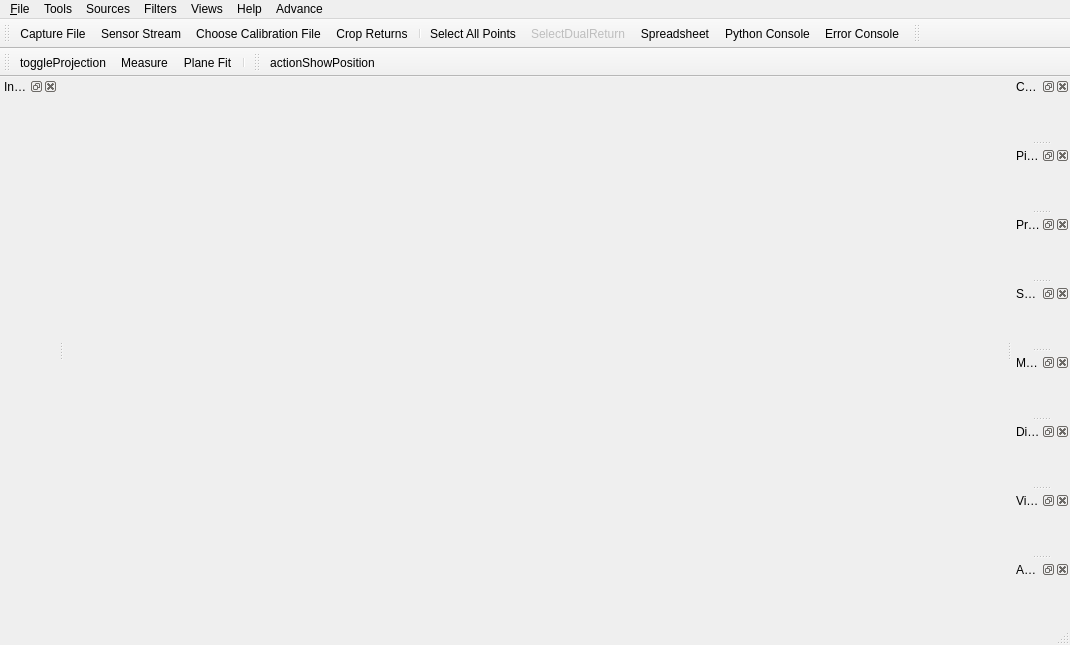
<?xml version="1.0" encoding="UTF-8"?>
<ui version="4.0">
 <class>vvMainWindow</class>
 <widget class="QMainWindow" name="vvMainWindow">
  <property name="geometry">
   <rect>
    <x>0</x>
    <y>0</y>
    <width>1070</width>
    <height>645</height>
   </rect>
  </property>
  <property name="acceptDrops">
   <bool>true</bool>
  </property>
  <property name="windowTitle">
   <string>MainWindow</string>
  </property>
  <property name="windowIcon">
   <iconset resource="vvResources.qrc">
    <normaloff>:/vvResources/Icons/logo.png</normaloff>:/vvResources/Icons/logo.png</iconset>
  </property>
  <widget class="QWidget" name="centralwidget">
   <property name="acceptDrops">
    <bool>true</bool>
   </property>
  </widget>
  <widget class="QMenuBar" name="menubar">
   <property name="geometry">
    <rect>
     <x>0</x>
     <y>0</y>
     <width>1070</width>
     <height>25</height>
    </rect>
   </property>
   <widget class="QMenu" name="menu_File">
    <property name="title">
     <string>&amp;File</string>
    </property>
    <widget class="QMenu" name="menuRecent_Files">
     <property name="title">
      <string>&amp;Recent Files</string>
     </property>
     <addaction name="separator"/>
     <addaction name="actionClear_Menu"/>
    </widget>
    <widget class="QMenu" name="menuSaveAs">
     <property name="title">
      <string>Save &amp;As</string>
     </property>
     <addaction name="actionSavePCAP"/>
     <addaction name="actionSaveCSV"/>
     <addaction name="actionSavePositionCSV"/>
    </widget>
    <widget class="QMenu" name="menu_Open">
     <property name="title">
      <string>&amp;Open</string>
     </property>
     <addaction name="actionOpenPcap"/>
     <addaction name="actionOpen_Sensor_Stream"/>
     <addaction name="separator"/>
     <addaction name="actionChoose_Calibration_File"/>
    </widget>
    <addaction name="menu_Open"/>
    <addaction name="menuRecent_Files"/>
    <addaction name="separator"/>
    <addaction name="menuSaveAs"/>
    <addaction name="actionExport_To_KiwiViewer"/>
    <addaction name="actionSaveScreenshot"/>
    <addaction name="separator"/>
    <addaction name="actionClose"/>
    <addaction name="separator"/>
    <addaction name="actionE_xit"/>
   </widget>
   <widget class="QMenu" name="menuTools">
    <property name="title">
     <string>Tools</string>
    </property>
    <widget class="QMenu" name="menuDebugging">
     <property name="title">
      <string>Debugging</string>
     </property>
     <addaction name="actionNative_File_Dialogs"/>
    </widget>
    <widget class="QMenu" name="menuDualReturnMode">
     <property name="title">
      <string>&amp;Dual Return Mode</string>
     </property>
     <addaction name="actionDualReturnModeDual"/>
     <addaction name="actionDualReturnDistanceNear"/>
     <addaction name="actionDualReturnDistanceFar"/>
     <addaction name="actionDualReturnIntensityHigh"/>
     <addaction name="actionDualReturnIntensityLow"/>
    </widget>
    <widget class="QMenu" name="menuProcessing_Options">
     <property name="title">
      <string>Processing Options</string>
     </property>
     <addaction name="actionCorrectIntensityValues"/>
     <addaction name="actionFastRenderer"/>
     <addaction name="actionIgnoreZeroDistances"/>
     <addaction name="actionIntraFiringAdjust"/>
     <addaction name="actionIgnoreEmptyFrames"/>
    </widget>
    <addaction name="actionSpreadsheet"/>
    <addaction name="actionMeasurement_Grid"/>
    <addaction name="actionShowRPM"/>
    <addaction name="actionGrid_Properties"/>
    <addaction name="separator"/>
    <addaction name="actionChoose_Calibration_File"/>
    <addaction name="actionLaserSelection"/>
    <addaction name="actionCropReturns"/>
    <addaction name="menuDualReturnMode"/>
    <addaction name="actionSelectDualReturn"/>
    <addaction name="separator"/>
    <addaction name="menuProcessing_Options"/>
    <addaction name="separator"/>
    <addaction name="separator"/>
    <addaction name="actionPython_Console"/>
    <addaction name="actionShowErrorDialog"/>
    <addaction name="separator"/>
    <addaction name="menuDebugging"/>
    <addaction name="separator"/>
   </widget>
   <widget class="QMenu" name="menuHelp">
    <property name="title">
     <string>Help</string>
    </property>
    <action name="actionResetDefaultSettings">
     <property name="text">
      <string>Reset LidarView settings</string>
     </property>
     <property name="iconText">
      <string>This will reset all LidarView settings by default</string>
     </property>
    </action>
    <addaction name="actionAbout_LidarView"/>
    <addaction name="separator"/>
    <addaction name="actionLidarViewUserGuide"/>
    <addaction name="actionLidarViewDeveloperGuide"/>
    <addaction name="actionResetDefaultSettings"/>
    <addaction name="actionAdvanceFeature"/>
   </widget>
   <widget class="QMenu" name="menuViews">
    <property name="title">
     <string>Views</string>
    </property>
   </widget>
   <widget class="QMenu" name="menuFilters">
    <property name="title">
     <string>Filters</string>
    </property>
   </widget>
   <widget class="QMenu" name="menuSources">
    <property name="title">
     <string>Sources</string>
    </property>
   </widget>
   <widget class="QMenu" name="menuAdvance">
    <property name="title">
     <string>Advance</string>
    </property>
   </widget>
   <addaction name="menu_File"/>
   <addaction name="menuTools"/>
   <addaction name="menuSources"/>
   <addaction name="menuFilters"/>
   <addaction name="menuViews"/>
   <addaction name="menuHelp"/>
   <addaction name="menuAdvance"/>
  </widget>
  <widget class="pqStatusBar" name="statusbar"/>
  <widget class="QToolBar" name="toolBar">
   <property name="windowTitle">
    <string>Basic Controls</string>
   </property>
   <attribute name="toolBarArea">
    <enum>TopToolBarArea</enum>
   </attribute>
   <attribute name="toolBarBreak">
    <bool>false</bool>
   </attribute>
   <addaction name="actionOpenPcap"/>
   <addaction name="actionOpen_Sensor_Stream"/>
   <addaction name="actionChoose_Calibration_File"/>
   <addaction name="actionCropReturns"/>
   <addaction name="separator"/>
   <addaction name="actionSelect_All_Points"/>
   <addaction name="actionSelectDualReturn2"/>
   <addaction name="actionSpreadsheet"/>
   <addaction name="actionPython_Console"/>
   <addaction name="actionShowErrorDialog"/>
  </widget>
  <widget class="vvColorToolbar" name="colorToolBar">
   <property name="windowTitle">
    <string>Color Controls</string>
   </property>
   <attribute name="toolBarArea">
    <enum>TopToolBarArea</enum>
   </attribute>
   <attribute name="toolBarBreak">
    <bool>false</bool>
   </attribute>
  </widget>
  <widget class="QToolBar" name="viewSettings">
   <property name="windowTitle">
    <string>View Controls</string>
   </property>
   <attribute name="toolBarArea">
    <enum>TopToolBarArea</enum>
   </attribute>
   <attribute name="toolBarBreak">
    <bool>true</bool>
   </attribute>
   <addaction name="actionToggleProjection"/>
   <addaction name="actionMeasure"/>
   <addaction name="actionPlaneFit"/>
   <addaction name="separator"/>
  </widget>
  <widget class="QToolBar" name="geolocationToolbar">
   <property name="windowTitle">
    <string>Geolocation Controls</string>
   </property>
   <attribute name="toolBarArea">
    <enum>TopToolBarArea</enum>
   </attribute>
   <attribute name="toolBarBreak">
    <bool>false</bool>
   </attribute>
   <addaction name="actionShowPosition"/>
  </widget>
  <widget class="QDockWidget" name="colorMapEditorDock">
   <property name="windowTitle">
    <string>Color Map Editor</string>
   </property>
   <attribute name="dockWidgetArea">
    <number>2</number>
   </attribute>
   <widget class="pqColorMapEditor" name="colorMapEditorPanel"/>
  </widget>
  <widget class="QDockWidget" name="pipelineBrowserDock">
   <property name="features">
    <set>QDockWidget::AllDockWidgetFeatures</set>
   </property>
   <property name="windowTitle">
    <string>Pipeline Browser</string>
   </property>
   <attribute name="dockWidgetArea">
    <number>2</number>
   </attribute>
   <widget class="pqPipelineBrowserWidget" name="pipelineBrowser"/>
  </widget>
  <widget class="QDockWidget" name="propertiesDock">
   <property name="features">
    <set>QDockWidget::AllDockWidgetFeatures</set>
   </property>
   <property name="windowTitle">
    <string>Properties</string>
   </property>
   <attribute name="dockWidgetArea">
    <number>2</number>
   </attribute>
   <widget class="pqPropertiesPanel" name="propertiesPanel"/>
  </widget>
  <widget class="QDockWidget" name="spreadSheetDock">
   <property name="windowTitle">
    <string>SpreadSheet</string>
   </property>
   <attribute name="dockWidgetArea">
    <number>2</number>
   </attribute>
   <widget class="QWidget" name="spreadSheet"/>
  </widget>
  <widget class="QDockWidget" name="memoryInspectorDock">
   <property name="windowTitle">
    <string>Memory Inspector</string>
   </property>
   <attribute name="dockWidgetArea">
    <number>2</number>
   </attribute>
   <widget class="pqMemoryInspectorPanel" name="memoryInspectorPanel"/>
  </widget>
  <widget class="QDockWidget" name="informationDock">
   <property name="windowTitle">
    <string>Information</string>
   </property>
   <attribute name="dockWidgetArea">
    <number>1</number>
   </attribute>
   <widget class="pqProxyInformationWidget" name="proxyInformationWidget"/>
  </widget>
  <widget class="QDockWidget" name="displayPropertiesDock">
   <property name="windowTitle">
    <string>Display</string>
   </property>
   <attribute name="dockWidgetArea">
    <number>2</number>
   </attribute>
   <widget class="pqPropertiesPanel" name="displayPropertiesPanel"/>
  </widget>
  <widget class="QDockWidget" name="viewPropertiesDock">
   <property name="windowTitle">
    <string>View</string>
   </property>
   <attribute name="dockWidgetArea">
    <number>2</number>
   </attribute>
   <widget class="pqPropertiesPanel" name="viewPropertiesPanel"/>
  </widget>
  <widget class="QDockWidget" name="viewAnimationDock">
   <property name="windowTitle">
    <string>Animation</string>
   </property>
   <attribute name="dockWidgetArea">
    <number>2</number>
   </attribute>
   <widget class="pqPVAnimationWidget" name="animationPanel"/>
  </widget>
  <action name="actionE_xit">
   <property name="text">
    <string>E&amp;xit</string>
   </property>
   <property name="statusTip">
    <string>Exit Application</string>
   </property>
   <property name="shortcut">
    <string>Ctrl+Q</string>
   </property>
  </action>
  <action name="actionOpenPcap">
   <property name="icon">
    <iconset resource="LidarPlugin/Ui/images/resources.qrc">
     <normaloff>:/LidarViewPlugin/WiresharkDoc-128.png</normaloff>:/LidarViewPlugin/WiresharkDoc-128.png</iconset>
   </property>
   <property name="text">
    <string>&amp;Capture File...</string>
   </property>
   <property name="toolTip">
    <string>Open a Wireshark-format capture file with data collected from a lidar sensor</string>
   </property>
   <property name="statusTip">
    <string>Open Data File</string>
   </property>
   <property name="shortcut">
    <string>Ctrl+O</string>
   </property>
  </action>
  <action name="actionSelect_Visible_Points">
   <property name="icon">
    <iconset resource="vvResources.qrc">
     <normaloff>:/vvResources/Icons/pqSurfaceSelectionPoint24.png</normaloff>:/vvResources/Icons/pqSurfaceSelectionPoint24.png</iconset>
   </property>
   <property name="text">
    <string>Select Visible Points</string>
   </property>
   <property name="toolTip">
    <string>Select Visible Points (s)</string>
   </property>
  </action>
  <action name="actionSelect_All_Points">
   <property name="checkable">
    <bool>true</bool>
   </property>
   <property name="icon">
    <iconset resource="vvResources.qrc">
     <normaloff>:/vvResources/Icons/pqFrustumSelectionPoint24.png</normaloff>:/vvResources/Icons/pqFrustumSelectionPoint24.png</iconset>
   </property>
   <property name="text">
    <string>Select All Points</string>
   </property>
   <property name="toolTip">
    <string>Select All Points</string>
   </property>
  </action>
  <action name="actionSpreadsheet">
   <property name="checkable">
    <bool>true</bool>
   </property>
   <property name="icon">
    <iconset resource="vvResources.qrc">
     <normaloff>:/vvResources/Icons/pqSpreadsheet16.png</normaloff>:/vvResources/Icons/pqSpreadsheet16.png</iconset>
   </property>
   <property name="text">
    <string>Spreadsheet</string>
   </property>
   <property name="toolTip">
    <string>Spreadsheet</string>
   </property>
   <property name="shortcut">
    <string>Ctrl+T</string>
   </property>
  </action>
  <action name="actionOpen_Sensor_Stream">
   <property name="icon">
    <iconset resource="LidarPlugin/Ui/images/resources.qrc">
     <normaloff>:/LidarViewPlugin/lidar.png</normaloff>:/LidarViewPlugin/lidar.png</iconset>
   </property>
   <property name="text">
    <string>Sensor &amp;Stream...</string>
   </property>
  </action>
  <action name="actionChoose_Calibration_File">
   <property name="icon">
    <iconset resource="LidarPlugin/Ui/images/resources.qrc">
     <normaloff>:/LidarViewPlugin/calibrate.png</normaloff>:/LidarViewPlugin/calibrate.png</iconset>
   </property>
   <property name="text">
    <string>Choose &amp;Calibration File...</string>
   </property>
  </action>
  <action name="actionPause">
   <property name="icon">
    <iconset>
     <normaloff>:/LidarViewPlugin/media-playback-pause.png</normaloff>:/LidarViewPlugin/media-playback-pause.png</iconset>
   </property>
   <property name="text">
    <string>Pause</string>
   </property>
   <property name="shortcut">
    <string>Space</string>
   </property>
  </action>
  <action name="actionPython_Console">
   <property name="icon">
    <iconset resource="vvResources.qrc">
     <normaloff>:/vvResources/Icons/python_logo_124.png</normaloff>:/vvResources/Icons/python_logo_124.png</iconset>
   </property>
   <property name="text">
    <string>Python Console</string>
   </property>
   <property name="shortcut">
    <string>F8</string>
   </property>
  </action>
  <action name="actionClose">
   <property name="text">
    <string>&amp;Close Data</string>
   </property>
   <property name="toolTip">
    <string>Close Data</string>
   </property>
   <property name="shortcut">
    <string>Ctrl+W</string>
   </property>
  </action>
  <action name="actionMeasurement_Grid">
   <property name="checkable">
    <bool>true</bool>
   </property>
   <property name="checked">
    <bool>true</bool>
   </property>
   <property name="text">
    <string>Measurement Grid</string>
   </property>
   <property name="shortcut">
    <string>Ctrl+G</string>
   </property>
  </action>
  <action name="actionSaveScreenshot">
   <property name="text">
    <string>Save &amp;Screenshot...</string>
   </property>
  </action>
  <action name="actionSaveCSV">
   <property name="icon">
    <iconset resource="LidarPlugin/Ui/images/resources.qrc">
     <normaloff>:/LidarViewPlugin/csv.png</normaloff>:/LidarViewPlugin/csv.png</iconset>
   </property>
   <property name="text">
    <string>Save &amp;CSV...</string>
   </property>
  </action>
  <action name="actionExport_To_KiwiViewer">
   <property name="icon">
    <iconset resource="LidarPlugin/Ui/images/resources.qrc">
     <normaloff>:/LidarViewPlugin/kiwi_200.png</normaloff>:/LidarViewPlugin/kiwi_200.png</iconset>
   </property>
   <property name="text">
    <string>Export To &amp;KiwiViewer...</string>
   </property>
   <property name="toolTip">
    <string>Export To KiwiViewer</string>
   </property>
  </action>
  <action name="actionGrid_Properties">
   <property name="text">
    <string>Grid Properties</string>
   </property>
  </action>
  <action name="actionSavePCAP">
   <property name="icon">
    <iconset resource="LidarPlugin/Ui/images/resources.qrc">
     <normaloff>:/LidarViewPlugin/WiresharkDoc-128.png</normaloff>:/LidarViewPlugin/WiresharkDoc-128.png</iconset>
   </property>
   <property name="text">
    <string>Save PCAP...</string>
   </property>
   <property name="iconText">
    <string>Save PCAP</string>
   </property>
   <property name="toolTip">
    <string>Save PCAP</string>
   </property>
  </action>
  <action name="actionAbout_LidarView">
   <property name="text">
    <string>About ...</string>
   </property>
  </action>
  <action name="actionLidarViewDeveloperGuide">
   <property name="text">
    <string>Developer's Guide</string>
   </property>
  </action>
  <action name="actionRecent_file1">
   <property name="text">
    <string>recent_file1</string>
   </property>
  </action>
  <action name="actionRecent_file2">
   <property name="text">
    <string>recent_file2</string>
   </property>
  </action>
  <action name="actionRecent_file3">
   <property name="text">
    <string>recent_file3</string>
   </property>
  </action>
  <action name="actionRecent_file4">
   <property name="text">
    <string>recent_file4</string>
   </property>
  </action>
  <action name="actionRecent_file5">
   <property name="text">
    <string>recent_file5</string>
   </property>
  </action>
  <action name="actionClear_Menu">
   <property name="text">
    <string>Clear Menu</string>
   </property>
  </action>
  <action name="actionNative_File_Dialogs">
   <property name="checkable">
    <bool>true</bool>
   </property>
   <property name="checked">
    <bool>true</bool>
   </property>
   <property name="text">
    <string>Native File Dialogs</string>
   </property>
  </action>
  <action name="actionToggleProjection">
   <property name="checkable">
    <bool>true</bool>
   </property>
   <property name="icon">
    <iconset resource="vvResources.qrc">
     <normaloff>:/vvResources/Icons/ViewOrtho.png</normaloff>
     <normalon>:/vvResources/Icons/ViewPerspective.png</normalon>:/vvResources/Icons/ViewOrtho.png</iconset>
   </property>
   <property name="text">
    <string>toggleProjection</string>
   </property>
   <property name="toolTip">
    <string>Toggle between projective and orthogonal view</string>
   </property>
  </action>
  <action name="actionLidarViewUserGuide">
   <property name="text">
    <string>User's Guide</string>
   </property>
   <property name="shortcut">
    <string>F1</string>
   </property>
  </action>
  <action name="actionMeasure">
   <property name="checkable">
    <bool>true</bool>
   </property>
   <property name="icon">
    <iconset resource="vvResources.qrc">
     <normaloff>:/vvResources/Icons/Measurements.png</normaloff>:/vvResources/Icons/Measurements.png</iconset>
   </property>
   <property name="text">
    <string>Measure</string>
   </property>
   <property name="toolTip">
    <string>Measure the distance (in meters) between two screen points.&lt;br/&gt;To draw a ruler line, click this button, then hold down the &lt;b&gt;Ctrl key&lt;/b&gt; and the &lt;b&gt;left button&lt;/b&gt; of your mouse. &lt;br/&gt;&lt;u&gt;This feature is only available in orthogonal projection.&lt;/u&gt;</string>
   </property>
  </action>
  <action name="actionPlaneFit">
   <property name="icon">
    <iconset resource="vvResources.qrc">
     <normaloff>:/vvResources/Icons/planefit.png</normaloff>:/vvResources/Icons/planefit.png</iconset>
   </property>
   <property name="text">
    <string>Plane Fit</string>
   </property>
   <property name="toolTip">
    <string>Plane Fit to selection</string>
   </property>
  </action>
  <action name="actionSavePositionCSV">
   <property name="icon">
    <iconset resource="vvResources.qrc">
     <normaloff>:/vvResources/Icons/pqSpreadsheet16.png</normaloff>:/vvResources/Icons/pqSpreadsheet16.png</iconset>
   </property>
   <property name="text">
    <string>Save Position CSV...</string>
   </property>
  </action>
  <action name="actionGPSApply">
   <property name="checkable">
    <bool>true</bool>
   </property>
   <property name="icon">
    <iconset resource="vvResources.qrc">
     <normaloff>:/vvResources/Icons/location.png</normaloff>:/vvResources/Icons/location.png</iconset>
   </property>
   <property name="text">
    <string>GPSApply</string>
   </property>
   <property name="toolTip">
    <string>Apply geolocation</string>
   </property>
  </action>
  <action name="actionAbsolute">
   <property name="checkable">
    <bool>true</bool>
   </property>
   <property name="icon">
    <iconset resource="vvResources.qrc">
     <normaloff>:/vvResources/Icons/absolute.png</normaloff>:/vvResources/Icons/absolute.png</iconset>
   </property>
   <property name="text">
    <string>absolute</string>
   </property>
   <property name="toolTip">
    <string>Geolocation in absolute coordinates</string>
   </property>
  </action>
  <action name="actionLaserSelection">
   <property name="text">
    <string>Laser Selection...</string>
   </property>
  </action>
  <action name="actionSaveLAS">
   <property name="icon">
    <iconset resource="LidarPlugin/Ui/images/resources.qrc">
     <normaloff>:/LidarViewPlugin/las.png</normaloff>:/LidarViewPlugin/las.png</iconset>
   </property>
   <property name="text">
    <string>Save &amp;LAS</string>
   </property>
   <property name="toolTip">
    <string>Save to ASPRS LAS format</string>
   </property>
  </action>
  <action name="actionCropReturns">
   <property name="icon">
    <iconset resource="LidarPlugin/Ui/images/resources.qrc">
     <normaloff>:/LidarViewPlugin/crop.png</normaloff>:/LidarViewPlugin/crop.png</iconset>
   </property>
   <property name="text">
    <string>Crop Returns...</string>
   </property>
  </action>
  <action name="actionDualReturnModeDual">
   <property name="checkable">
    <bool>true</bool>
   </property>
   <property name="checked">
    <bool>true</bool>
   </property>
   <property name="enabled">
    <bool>false</bool>
   </property>
   <property name="text">
    <string>&amp;Dual</string>
   </property>
   <property name="toolTip">
    <string>Show both returns of a dual return</string>
   </property>
  </action>
  <action name="actionDualReturnDistanceNear">
   <property name="checkable">
    <bool>true</bool>
   </property>
   <property name="enabled">
    <bool>false</bool>
   </property>
   <property name="text">
    <string>&amp;Near Distance</string>
   </property>
   <property name="toolTip">
    <string>Show nearer distance return of a dual return</string>
   </property>
  </action>
  <action name="actionDualReturnDistanceFar">
   <property name="checkable">
    <bool>true</bool>
   </property>
   <property name="enabled">
    <bool>false</bool>
   </property>
   <property name="text">
    <string>&amp;Far Distance</string>
   </property>
   <property name="toolTip">
    <string>Show farther distance return of a dual return</string>
   </property>
  </action>
  <action name="actionDualReturnIntensityHigh">
   <property name="checkable">
    <bool>true</bool>
   </property>
   <property name="enabled">
    <bool>false</bool>
   </property>
   <property name="text">
    <string>&amp;High Intensity</string>
   </property>
   <property name="toolTip">
    <string>Show higher intensity return of a dual return</string>
   </property>
  </action>
  <action name="actionDualReturnIntensityLow">
   <property name="checkable">
    <bool>true</bool>
   </property>
   <property name="enabled">
    <bool>false</bool>
   </property>
   <property name="text">
    <string>&amp;Low Intensity</string>
   </property>
   <property name="toolTip">
    <string>Show lower intensity return of a dual return</string>
   </property>
  </action>
  <action name="actionShowRPM">
   <property name="checkable">
    <bool>true</bool>
   </property>
   <property name="enabled">
    <bool>true</bool>
   </property>
   <property name="text">
    <string>Show RPM</string>
   </property>
   <property name="toolTip">
    <string>Display the rotations per minute</string>
   </property>
  </action>
  <action name="actionCorrectIntensityValues">
   <property name="checkable">
    <bool>true</bool>
   </property>
   <property name="enabled">
    <bool>false</bool>
   </property>
   <property name="text">
    <string>Apply HDL-64E Intensity Corrections</string>
   </property>
  </action>
  <action name="actionSelectDualReturn">
   <property name="text">
    <string>Select dual returns</string>
   </property>
   <property name="toolTip">
    <string>Select the dual returns of the current selection</string>
   </property>
   <property name="shortcut">
    <string>Ctrl+D</string>
   </property>
  </action>
  <action name="actionSelectDualReturn2">
   <property name="enabled">
    <bool>false</bool>
   </property>
   <property name="icon">
    <iconset resource="vvResources.qrc">
     <normaloff>:/vvResources/Icons/pqSurfaceSelectionPoint24.png</normaloff>:/vvResources/Icons/pqSurfaceSelectionPoint24.png</iconset>
   </property>
   <property name="text">
    <string>SelectDualReturn</string>
   </property>
   <property name="toolTip">
    <string>Select the dual returns of the current selection</string>
   </property>
  </action>
  <action name="actionPersisting_Grid_Properties">
   <property name="checkable">
    <bool>true</bool>
   </property>
   <property name="enabled">
    <bool>false</bool>
   </property>
   <property name="text">
    <string>Persisting Grid Properties</string>
   </property>
  </action>
  <action name="actionShowErrorDialog">
   <property name="icon">
    <iconset resource="vvResources.qrc">
     <normaloff>:/vvResources/Icons/errorConsole.png</normaloff>:/vvResources/Icons/errorConsole.png</iconset>
   </property>
   <property name="text">
    <string>Error Console</string>
   </property>
   <property name="toolTip">
    <string>Show the error console.</string>
   </property>
  </action>
  <action name="actionIgnoreZeroDistances">
   <property name="checkable">
    <bool>true</bool>
   </property>
   <property name="checked">
    <bool>true</bool>
   </property>
   <property name="enabled">
    <bool>true</bool>
   </property>
   <property name="text">
    <string>Ignore returns with distance equals to 0</string>
   </property>
  </action>
  <action name="actionIntraFiringAdjust">
   <property name="checkable">
    <bool>true</bool>
   </property>
   <property name="checked">
    <bool>true</bool>
   </property>
   <property name="enabled">
    <bool>true</bool>
   </property>
   <property name="text">
    <string>Adjust intra-firing timings and azimuths</string>
   </property>
  </action>
  <action name="actionIgnoreEmptyFrames">
   <property name="checkable">
    <bool>true</bool>
   </property>
   <property name="checked">
    <bool>true</bool>
   </property>
   <property name="text">
    <string>Ignore empty frames</string>
   </property>
  </action>
  <action name="actionFastRenderer">
   <property name="checkable">
    <bool>true</bool>
   </property>
   <property name="enabled">
    <bool>false</bool>
   </property>
   <property name="text">
    <string>Apply VLS-128 Fast Renderering</string>
   </property>
  </action>
  <action name="actionAdvanceFeature">
   <property name="checkable">
    <bool>true</bool>
   </property>
   <property name="checked">
    <bool>true</bool>
   </property>
   <property name="text">
    <string>Advanced Feature</string>
   </property>
  </action>
  <action name="actionShowPosition">
   <property name="checkable">
    <bool>true</bool>
   </property>
   <property name="icon">
    <iconset resource="vvResources.qrc">
     <normaloff>:/vvResources/Icons/map.png</normaloff>:/vvResources/Icons/map.png</iconset>
   </property>
   <property name="text">
    <string>actionShowPosition</string>
   </property>
   <property name="toolTip">
    <string>Show the GPS Track</string>
   </property>
  </action>
 </widget>
 <customwidgets>
  <customwidget>
   <class>vvColorToolbar</class>
   <extends>QToolBar</extends>
   <header>vvColorToolbar.h</header>
  </customwidget>
  <customwidget>
   <class>pqColorMapEditor</class>
   <extends>QWidget</extends>
   <header>pqColorMapEditor.h</header>
   <container>1</container>
  </customwidget>
  <customwidget>
   <class>pqPipelineBrowserWidget</class>
   <extends>QWidget</extends>
   <header>pqPipelineBrowserWidget.h</header>
   <container>1</container>
  </customwidget>
  <customwidget>
   <class>pqPropertiesPanel</class>
   <extends>QWidget</extends>
   <header>pqPropertiesPanel.h</header>
   <container>1</container>
  </customwidget>
  <customwidget>
   <class>pqProxyInformationWidget</class>
   <extends>QWidget</extends>
   <header>pqProxyInformationWidget.h</header>
   <container>1</container>
  </customwidget>
  <customwidget>
   <class>pqMemoryInspectorPanel</class>
   <extends>QWidget</extends>
   <header>pqMemoryInspectorPanel.h</header>
   <container>1</container>
  </customwidget>
  <customwidget>
   <class>pqStatusBar</class>
   <extends>QStatusBar</extends>
   <header>pqStatusBar.h</header>
  </customwidget>
  <customwidget>
   <class>pqPVAnimationWidget</class>
   <extends>QWidget</extends>
   <header>pqPVAnimationWidget.h</header>
   <container>1</container>
  </customwidget>
 </customwidgets>
 <resources>
  <include location="LidarPlugin/Ui/images/resources.qrc"/>
  <include location="vvResources.qrc"/>
 </resources>
 <connections>
  <connection>
   <sender>actionE_xit</sender>
   <signal>triggered()</signal>
   <receiver>vvMainWindow</receiver>
   <slot>close()</slot>
   <hints>
    <hint type="sourcelabel">
     <x>-1</x>
     <y>-1</y>
    </hint>
    <hint type="destinationlabel">
     <x>399</x>
     <y>299</y>
    </hint>
   </hints>
  </connection>
 </connections>
</ui>
